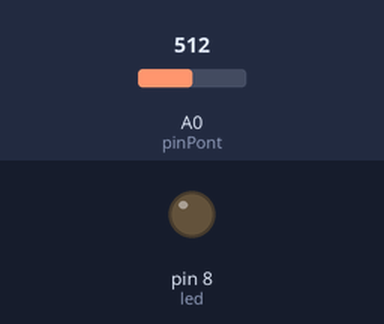
The sketch below on a simulated Arduino Uno, built with avr-gcc and run on an emulated ATmega328P. Shown: output pins drawn as LEDs (lit = HIGH). The inputs (shaded band) are chosen by the test bench; at power-on: A0 (pinPont) = 512.

Above: at 1.2 s.
1.3 s: A0 (pinPont) set to 532
At 2.1 s:
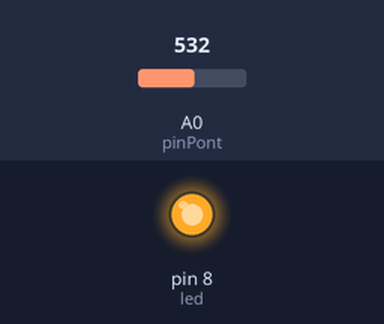
2.8 s: A0 (pinPont) set to 511
At 3.3 s:
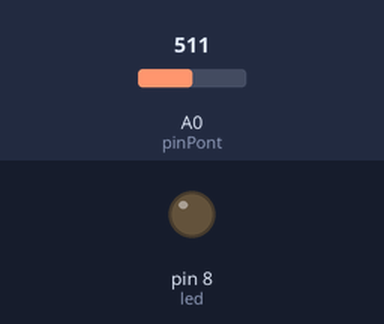
4.3 s: A0 (pinPont) set to 716
At 5.6 s:
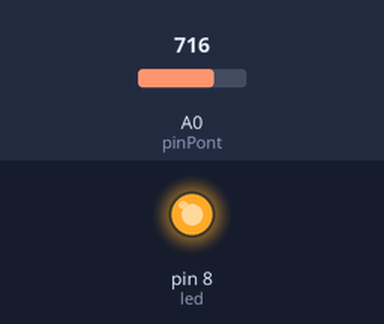
Timing chart, 0 to 7.3 s (numbered marks = the images above; inputs shaded):
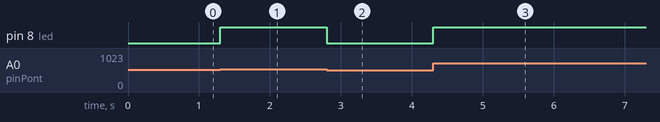

The sketch:

pwm2.ino
```cpp
int i = 0;
int led = 8;
int pinPont = A0;
int pinValore = 0;

void setup()
{
  pinMode(led, OUTPUT);
}

void loop(){
  pinValore = analogRead(pinPont);
  int luminosita = map(pinValore, 0, 1023, 0, 255);
  analogWrite(led, luminosita);

}
```

Measured:
- the behaviour switches between 513 and 514 on A0 (pinPont) (found by bisection; images 0 and 1)
- after the input at 1.3 s, pin 8 (led): LOW → HIGH at once
- after the input at 2.8 s, pin 8 (led): HIGH → LOW at once
- after the input at 4.3 s, pin 8 (led): LOW → HIGH at once
